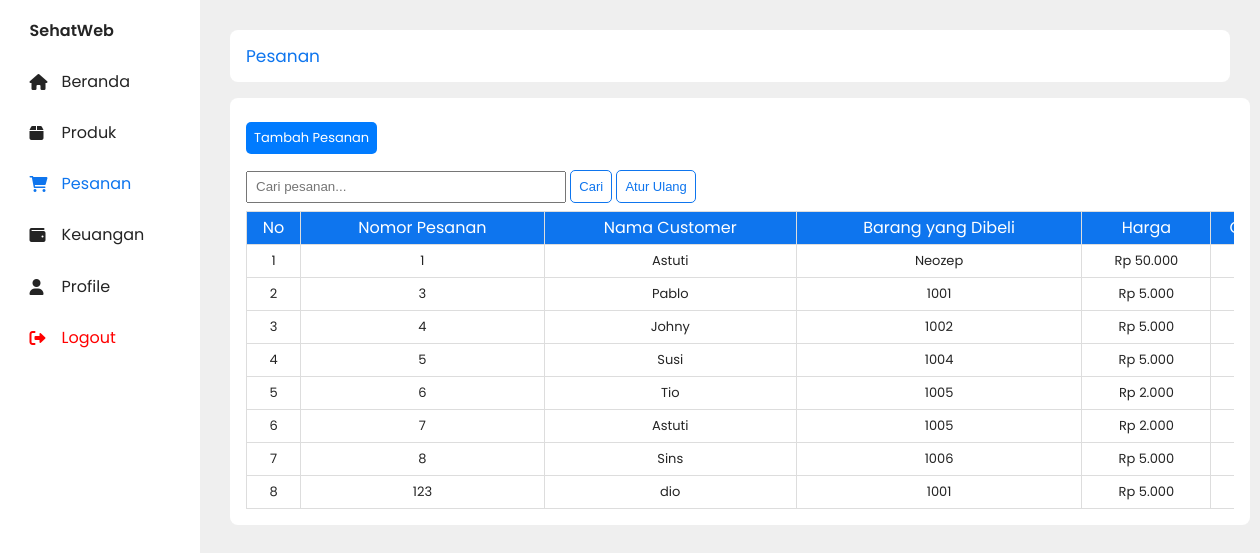
/pesanan.php, run on the app's committed database.
### tables this page shows
CREATE TABLE `pesanan` (
  `nomor_pesanan` int(11) NOT NULL,
  `nama_customer` varchar(255) NOT NULL,
  `barang_yang_dibeli` text NOT NULL,
  `harga` decimal(15,2) NOT NULL,
  `qty` int(11) NOT NULL,
  `alamat` text NOT NULL,
  `status_dikirim` enum('Baru','Dikirim','Dibatalkan') NOT NULL DEFAULT 'Baru'
);

### pesanan.php (the view, shortened to what this page needs)
<?php
include 'koneksi.php';
$cari = isset($_POST['cari']) ? $_POST['cari'] : '';
$query = "SELECT * FROM pesanan";
$result = mysqli_query($conn, $query);
?>
<!DOCTYPE html>
<html lang="en">
<head>
    <link rel="stylesheet" href="css/pesanan.css" />
    <link href="https://cdn.jsdelivr.net/npm/sweetalert2@11.14.5/dist/sweetalert2.min.css" rel="stylesheet">
    <link href="https://cdnjs.cloudflare.com/ajax/libs/font-awesome/6.0.0-beta3/css/all.min.css" rel="stylesheet">
</head>
<body>
    <nav id="sidebar">
        <ul>
            <li><span class="logo">SehatWeb</span></li>
            <li><a href="dashboard.php"><i class="fas fa-home"></i><span>Beranda</span></a></li>
            <li><a href="produk.php"><i class="fas fa-box"></i><span>Produk</span></a></li>
            <li class="active"><a href="pesanan.php"><i class="fas fa-shopping-cart"></i><span>Pesanan</span></a></li>
            <li><a href="keuangan.php"><i class="fas fa-wallet"></i><span>Keuangan</span></a></li>
            <li><a href="profile.php"><i class="fas fa-user"></i><span>Profile</span></a></li>
            <li><a href="login.php" id="logout-link"><i class="fas fa-sign-out-alt" style="color: #ff0000;"></i><span
                        style="color: #ff0000;">Logout</span></a></li>
        </ul>
    </nav>
    <main>
        <div class="topnav">
            <a href="#">Pesanan</a>
        </div>
        <div class="container">
            <a href="tambah-pesanan.php" class="btn">Tambah Pesanan</a><br>
            <form action="pesanan.php" method="post">
                <input type="text" class="pencarian" name="cari" placeholder="Cari pesanan..."
                    value="<?= htmlspecialchars($cari); ?>">
                <input type="submit" class="btn-outline" value="Cari">
                <input type="submit" id="refresh-btn" class="btn-outline" value="Atur Ulang">
            </form>
            <div class="table-scroll">
                <table border="1" class="custom-table">
                    <thead>
                        <tr>
                            <th>No</th>
                            <th>Nomor Pesanan</th>
                            <th>Nama Customer</th>
                            <th>Barang yang Dibeli</th>
                            <th>Harga</th>
                            <th>Qty</th>
                        </tr>
                    </thead>
                    <tbody>
                        <?php
                        $no = 1;
                        if (mysqli_num_rows($result) > 0):
                            while ($row = mysqli_fetch_assoc($result)):
                        ?>
                        <tr>
                            <td><?= $no++; ?></td>
                            <td><?= $row['nomor_pesanan']; ?></td>
                            <td><?= $row['nama_customer']; ?></td>
                            <td><?= $row['barang_yang_dibeli']; ?></td>
                            <td>Rp <?= number_format($row['harga'], 0, ',', '.'); ?></td>
                            <td><?= $row['qty']; ?></td>
                        </tr>
                        <?php endwhile; ?>
                        <?php else: ?>
                        <tr>
                            <td colspan="9">Tidak ada data ditemukan.</td>
                        </tr>
                        <?php endif; ?>
                    </tbody>
                </table>
            </div>
        </div>
    </main>
</body>
</html>

### css/pesanan.css (style rules this page uses)
:root { --base-clr: #ffffff; --line-clr: #cacaca; --hover-clr: #a1ccff; --text-clr: #242424; --accent-clr: #0e75ee; --secondary-text-clr: #414141; }
* { margin: 0; padding: 0; }
html { font-family: Poppins, "Segoe UI", Tahoma, Geneva, Verdana, sans-serif; line-height: 1.5rem; }
body { min-height: 100vh; background-color: #efefef; color: var(--text-clr); display: grid; grid-template-columns: auto 1fr; }
#sidebar { box-sizing: border-box; height: 100vh; width: 200px; padding: 5px 1rem; background-color: var(--base-clr); position: sticky; top: 0; transition: 300ms ease-in-out; overflow: hidden; text-wrap: nowrap; }
#sidebar ul { list-style: none; }
.logo { font-weight: 600; }
#sidebar i { width: 32px; }
#sidebar ul li.active a { color: var(--accent-clr); }
#sidebar a, #sidebar .logo { border-radius: 0.5em; padding: 0.85em; text-decoration: none; color: var(--text-clr); display: flex; align-items: center; }
main { padding: min(30px, 7%); }
.topnav { overflow: hidden; background-color: var(--base-clr); border-radius: 0.5rem; }
.topnav a { float: left; display: block; color: var(--accent-clr); text-align: center; padding: 14px 0 14px 16px; text-decoration: none; font-size: 17px; }
.container { width: 1020px; margin: 1rem 0; box-sizing: border-box; background-color: var(--base-clr); padding: 1rem; border-radius: 0.5rem; }
.table-scroll { width: 100%; overflow-x: scroll; }
.container .pencarian { width: 20rem; height: 2rem; padding: 0 0.5rem; box-sizing: border-box; outline: none; }
.btn { display: inline-block; padding: 0.25rem 0.5rem; margin: 0.5rem 0; text-decoration: none; color: #fff; background-color: #007bff; border: none; border-radius: 5px; cursor: pointer; font-size: small; }
.btn-outline { display: inline-block; padding: 0.5rem; margin: 0.5rem 0; text-decoration: none; color: var(--accent-clr); background-color: var(--base-clr); border: 1px solid var(--accent-clr); border-radius: 5px; cursor: pointer; font-size: small; }
.custom-table { width: 1500px; border-collapse: collapse; }
.custom-table th { padding: 4px; text-align: center; border: 1px solid #ddd; }
.custom-table td { font-size: small; text-align: center; border: 1px solid #ddd; padding: 4px; }
.custom-table th { background-color: var(--accent-clr); font-weight: 400; color: var(--base-clr); }
.custom-table tr { background-color: var(--base-clr); }

### data on the page
pesanan: nomor_pesanan "1", nama_customer "Astuti", barang_yang_dibeli "Neozep", harga "50.000"
pesanan: nomor_pesanan "3", nama_customer "Pablo", barang_yang_dibeli "1001", harga "5.000"
pesanan: nomor_pesanan "4", nama_customer "Johny", barang_yang_dibeli "1002", harga "5.000"
pesanan: nomor_pesanan "5", nama_customer "Susi", barang_yang_dibeli "1004", harga "5.000"
pesanan: nomor_pesanan "6", nama_customer "Tio", barang_yang_dibeli "1005", harga "2.000"
pesanan: nomor_pesanan "7", nama_customer "Astuti", barang_yang_dibeli "1005", harga "2.000"
pesanan: nomor_pesanan "8", nama_customer "Sins", barang_yang_dibeli "1006", harga "5.000"
pesanan: nomor_pesanan "123", nama_customer "dio", barang_yang_dibeli "1001", harga "5.000"
